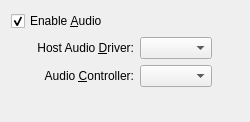
<ui version="4.0" >
 <comment>
 VBox frontends: Qt4 GUI ("VirtualBox"):

 Copyright (C) 2008 Sun Microsystems, Inc.

 This file is part of VirtualBox Open Source Edition (OSE), as
 available from http://www.virtualbox.org. This file is free software;
 you can redistribute it and/or modify it under the terms of the GNU
 General Public License (GPL) as published by the Free Software
 Foundation, in version 2 as it comes in the "COPYING" file of the
 VirtualBox OSE distribution. VirtualBox OSE is distributed in the
 hope that it will be useful, but WITHOUT ANY WARRANTY of any kind.

 Please contact Sun Microsystems, Inc., 4150 Network Circle, Santa
 Clara, CA 95054 USA or visit http://www.sun.com if you need
 additional information or have any questions.
 </comment>
 <class>VBoxVMSettingsAudio</class>
 <widget class="QWidget" name="VBoxVMSettingsAudio" >
  <property name="geometry" >
   <rect>
    <x>0</x>
    <y>0</y>
    <width>250</width>
    <height>122</height>
   </rect>
  </property>
  <layout class="QGridLayout" >
   <item row="0" column="0" colspan="2" >
    <widget class="QCheckBox" name="mGbAudio" >
     <property name="whatsThis" >
      <string>When checked, a virtual PCI audio card will be plugged into the virtual machine and will communicate with the host audio system using the specified driver.</string>
     </property>
     <property name="text" >
      <string>Enable &amp;Audio</string>
     </property>
     <property name="checked" >
      <bool>true</bool>
     </property>
    </widget>
   </item>
   <item row="1" column="0" >
    <spacer>
     <property name="orientation" >
      <enum>Qt::Horizontal</enum>
     </property>
     <property name="sizeType" >
      <enum>QSizePolicy::Fixed</enum>
     </property>
     <property name="sizeHint" >
      <size>
       <width>20</width>
       <height>20</height>
      </size>
     </property>
    </spacer>
   </item>
   <item row="1" column="1" >
    <widget class="QWidget" native="1" name="mAudioChild" >
     <layout class="QGridLayout" >
      <property name="leftMargin" >
       <number>0</number>
      </property>
      <property name="topMargin" >
       <number>0</number>
      </property>
      <property name="rightMargin" >
       <number>0</number>
      </property>
      <property name="bottomMargin" >
       <number>0</number>
      </property>
      <item row="0" column="0" >
       <widget class="QLabel" name="mLbAudioDriver" >
        <property name="text" >
         <string>Host Audio &amp;Driver:</string>
        </property>
        <property name="alignment" >
         <set>Qt::AlignRight|Qt::AlignTrailing|Qt::AlignVCenter</set>
        </property>
        <property name="buddy" >
         <cstring>mCbAudioDriver</cstring>
        </property>
       </widget>
      </item>
      <item row="0" column="1" >
       <widget class="QComboBox" name="mCbAudioDriver" >
        <property name="whatsThis" >
         <string>Controls the audio output driver. The &lt;b>Null Audio Driver&lt;/b> makes the guest see an audio card, however every access to it will be ignored.</string>
        </property>
       </widget>
      </item>
      <item row="1" column="0" >
       <widget class="QLabel" name="mLbAudioController" >
        <property name="text" >
         <string>Audio &amp;Controller:</string>
        </property>
        <property name="alignment" >
         <set>Qt::AlignRight|Qt::AlignTrailing|Qt::AlignVCenter</set>
        </property>
        <property name="buddy" >
         <cstring>mCbAudioController</cstring>
        </property>
       </widget>
      </item>
      <item row="1" column="1" >
       <widget class="QComboBox" name="mCbAudioController" >
        <property name="whatsThis" >
         <string>Selects the type of the virtual sound card. Depending on this value, VirtualBox will provide different audio hardware to the virtual machine.</string>
        </property>
       </widget>
      </item>
     </layout>
    </widget>
   </item>
   <item row="1" column="2" >
    <spacer>
     <property name="orientation" >
      <enum>Qt::Horizontal</enum>
     </property>
     <property name="sizeHint" >
      <size>
       <width>40</width>
       <height>20</height>
      </size>
     </property>
    </spacer>
   </item>
   <item row="2" column="1" >
    <spacer>
     <property name="orientation" >
      <enum>Qt::Vertical</enum>
     </property>
     <property name="sizeHint" >
      <size>
       <width>20</width>
       <height>40</height>
      </size>
     </property>
    </spacer>
   </item>
  </layout>
 </widget>
 <resources/>
 <connections>
  <connection>
   <sender>mGbAudio</sender>
   <signal>toggled(bool)</signal>
   <receiver>mAudioChild</receiver>
   <slot>setEnabled(bool)</slot>
   <hints>
    <hint type="sourcelabel" >
     <x>111</x>
     <y>19</y>
    </hint>
    <hint type="destinationlabel" >
     <x>124</x>
     <y>61</y>
    </hint>
   </hints>
  </connection>
 </connections>
</ui>
